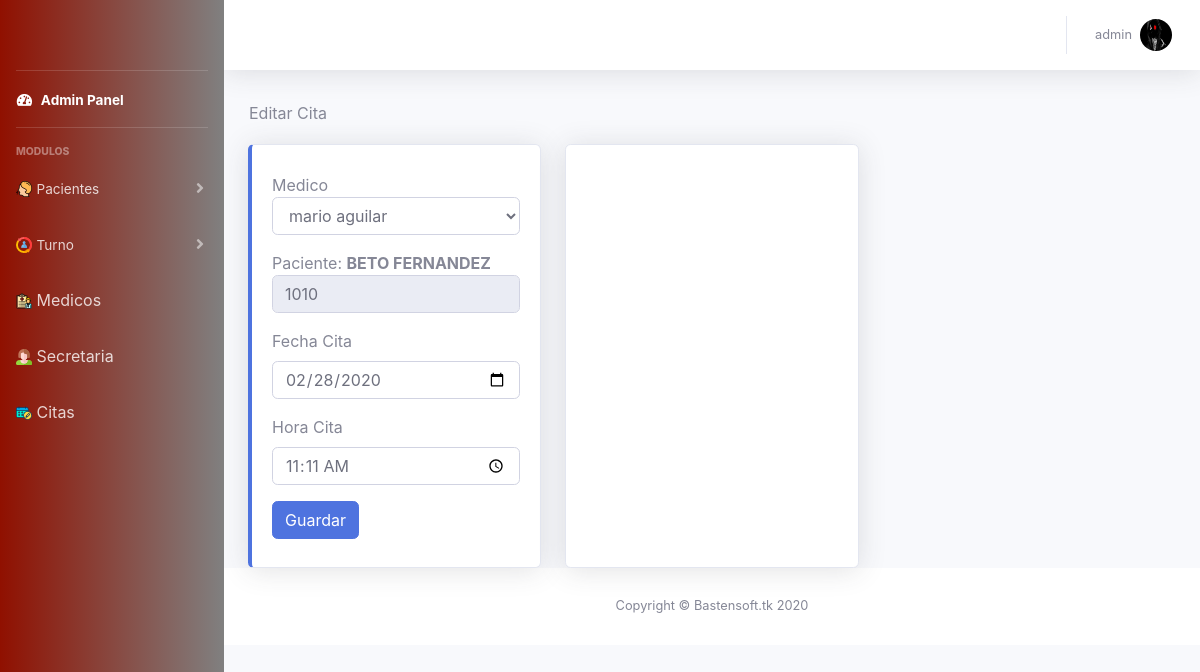
The page /edit-citation?id=20 (signed in) on the database its author committed.
### tables this page shows
CREATE TABLE `citas` (
  `id_cita` int(11) NOT NULL,
  `cedula_paciente` varchar(10) NOT NULL,
  `fecha_cita` date NOT NULL,
  `hora_cita` time NOT NULL,
  `id_medico` int(11) NOT NULL,
  `fecha_registro_cita` date NOT NULL,
  `estado` varchar(10) NOT NULL,
  `atendido` int(11) NOT NULL,
  `hora_llamada` time NOT NULL,
  `id_usuario_medic` int(11) NOT NULL,
  `color_aviso` varchar(30) NOT NULL
);

CREATE TABLE `pacientes` (
  `id_paciente` int(11) NOT NULL,
  `cedula_paciente` varchar(10) NOT NULL,
  `nombre_paciente` varchar(40) NOT NULL,
  `apellido_paciente` varchar(40) NOT NULL,
  `correo_paciente` varchar(90) NOT NULL,
  `celular_paciente` varchar(10) NOT NULL,
  `fecha_nacimiento` date NOT NULL,
  `id_usuario` int(11) NOT NULL
);

### edit-citation.php (the view, shortened to what this page needs)
<?php
  require 'controllers/funciones.php';
  $funciones = new Funciones();
?>
<!DOCTYPE html>
<html lang="en">
<head>
  <?php include 'inc/css-admin.php'; ?>
</head>
<body id="page-top">
  <div id="wrapper">
    <?php include 'inc/nav-left-admin.php'; ?>
    <div id="content-wrapper" class="d-flex flex-column">
      <div id="content">
        <?php include 'inc/nav-top-admin.php'; ?>
        <div class="container-fluid">
          <div class="row">
            <div class="">
                    <div class="card-title">
                      <legend class="btn">Editar Cita</legend>
                    </div>
                  </div>
          </div>
          <div class="row">
            <div class="col-xl-4 col-md-12 mb-16">
              <div class="card border-left-primary shadow h-100 py-2">
                <div class="card-body">
                  <?php foreach ($funciones->verCitasForId($_GET['id']) as $value) {
                  ?>
                    <form method="post" id="datos-update-citation">
                          <div class="form-group">
                            Medico
                            <?php $funciones->selectMedicosCitation($value['id_medico'],$value['nombres_medico']); ?>
                          </div>
                          <div class="form-group">
                            Paciente: <strong style="text-transform: uppercase;"><?php echo $value['nombres_paciente'];  ?></strong>
                            <input type="text" readonly="" name="paciente" value="<?php echo $value['cedula_paciente']; ?>" class="form-control">
                          </div>
                          <div class="form-group">
                            <label for="exampleInputEmail1">Fecha Cita</label>
                            <input type="date" class="form-control" aria-describedby="emailHelp" name="fecha" placeholder="fecha" value="<?php echo $value['fecha_cita']; ?>" required id="fecha">
                          </div>
                          <div class="form-group">
                            <label for="exampleInputEmail1">Hora Cita</label>
                            <input type="time" class="form-control" id="exampleInputEmail1" aria-describedby="emailHelp" placeholder="Hora" value="<?php echo $value['hora_cita']; ?>" name="hora" required id="hora">
                          </div>
                          <button type="submit" class="btn btn-primary" id="envio-citation-update">Guardar</button>
                      </div>
                  <?php
                  }?>
              </div>
            </div>
            <div class="col-xl-4 col-md-12 mb-16">
              <div class="card shadow h-100 py-2">
                </div>
              </div>
            </div>
          </div>
      <?php include 'inc/footer.php'; ?>
    </div>
  </div>
</body>
</html>

### controllers/funciones.php (shortened to what this page needs)
<?php
	class Funciones extends Conexion
	{
		function verCitasForId($id){
			if ($_SESSION['privilegio']=='3') {
				$sql = "SELECT citas.id_medico, citas.estado, citas.id_cita, citas.fecha_cita, citas.hora_cita, pacientes.cedula_paciente, CONCAT(pacientes.nombre_paciente, ' ',pacientes.apellido_paciente) AS nombres_paciente, CONCAT(usuarios.nombre,' ',usuarios.apellido) AS nombres_medico FROM `citas` LEFT JOIN pacientes ON citas.cedula_paciente = pacientes.cedula_paciente LEFT JOIN usuarios ON citas.id_medico = usuarios.id_usuario WHERE citas.id_cita = ".$id." ORDER BY citas.id_cita DESC";
			}
			else if ($_SESSION['privilegio']=='1') {
				$sql = "SELECT citas.id_medico, citas.estado, citas.id_cita, citas.fecha_cita, citas.hora_cita, pacientes.cedula_paciente, CONCAT(pacientes.nombre_paciente, ' ',pacientes.apellido_paciente) AS nombres_paciente, CONCAT(usuarios.nombre,' ',usuarios.apellido) AS nombres_medico FROM `citas` LEFT JOIN pacientes ON citas.cedula_paciente = pacientes.cedula_paciente LEFT JOIN usuarios ON citas.id_medico = usuarios.id_usuario WHERE citas.id_cita = ".$id." ORDER BY citas.id_cita DESC";
			}
			@$statement = Conexion::Conectar();
			$consulta = $statement->query($sql)->fetchAll();
			return $consulta;
		}
		function selectMedicosCitation($id_medico='', $nombre_medico=''){
			$option = '';
			if ($id_medico != '' && $nombre_medico != '') {
				$option = "<option value='".$id_medico."'>".$nombre_medico."</option>";
			}
			else{
				$option = '';
			}
			$sql = "SELECT id_usuario,CONCAT(usuarios.nombre,' ',usuarios.apellido) AS nombre_usuario FROM usuarios WHERE privilegio='3' ORDER BY id_usuario DESC";
			@$statement = Conexion::Conectar();
			$consulta = $statement->query($sql)->fetchAll();
			echo "
			<select name='medico' id='medico_citation' class='form-control'>
				".$option."
			";
			echo "
			</select>
			";
		}
	}
?>

### rows shown on the page
citas: nombres_paciente "BETO FERNANDEZ", paciente "1010", fecha "02/28/2020", hora "11:11:00"

### other values the page prints
$_SESSION['usuario'] "admin"
form field medico "mario aguilar"
